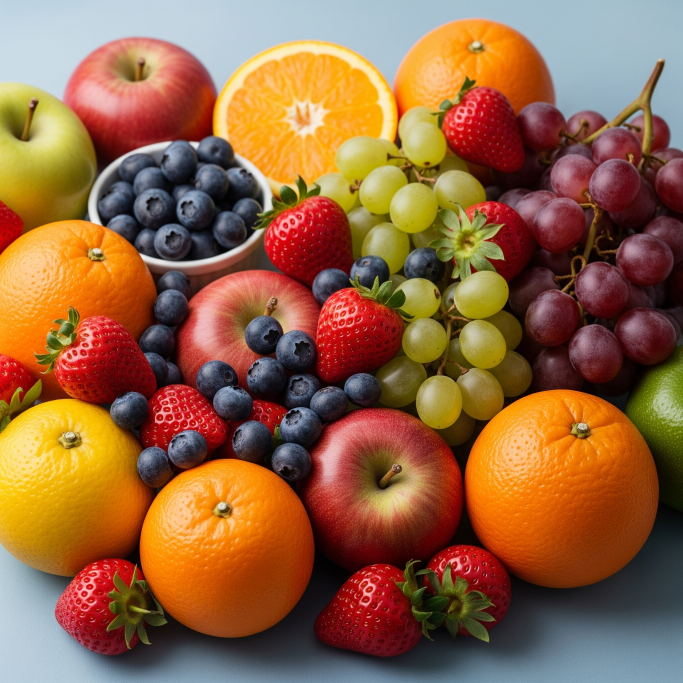
#> input picture fruits.jpg, 2048 x 2048 px, found by its file name (shown at 1/3 size)
$ python test_manual.py
#> lines starting #> are read from the running program, lines starting #| are printed output that depends on the picture
### ImageProcessor/ImgProc.py

import numpy as np
import cv2

class ImageProcessorError(Exception):
    pass


class ImageProcessor:

    def __init__(self, image_path: str):
        """
        Initializes the ImageProcessor with an image path.
        Convert to RGB format after loading.

        Args:
            image_path (str): Path to the image file
        """
#> called with image_path = './fruits.jpg'
        try:
            self.image = cv2.imread(image_path)
#> self.image is the input picture: shape (2048, 2048, 3); mean B, G, R 65.6, 100.2, 146.6
            if self.image is None:
                raise ImageProcessorError(f"Could not load image from path: {image_path}")
        except cv2.error as e:
            raise ImageProcessorError(f"Could not load image from path: {image_path}") from e
        self.image = cv2.cvtColor(self.image, cv2.COLOR_BGR2RGB)

    # [108 lines left out: functions resize, rotate, not called in this run]

    def crop(self, x1: int, y1: int, width: int | None = None, height: int | None = None, x2: int | None = None, y2: int  | None = None):
        """
        Crop the image to the specified rectangle.

        Args:
            x1 (int): The x-coordinate of the top-left corner
            y1 (int): The y-coordinate of the top-left corner
            width (int, optional): The width of the crop rectangle
            height (int, optional): The height of the crop rectangle
            x2 (int, optional): The x-coordinate of the bottom-right corner
            y2 (int, optional): The y-coordinate of the bottom-right corner
        """
#> called with x1 = 375, y1 = 1350, width = 600, height = 600
        if not isinstance(x1, int) or not isinstance(y1, int) or x1 < 0 or y1 < 0:
            raise ImageProcessorError("x1 and y1 must be non-negative integers.")
        if width is not None and (not isinstance(width, int) or width < 0):
            raise ImageProcessorError("width must be a non-negative integer.")
        if height is not None and (not isinstance(height, int) or height < 0):
            raise ImageProcessorError("height must be a non-negative integer.")
        if x2 is not None and (not isinstance(x2, int) or x2 <= x1):
            raise ImageProcessorError("x2 must be an integer greater than x1.")
        if y2 is not None and (not isinstance(y2, int) or y2 <= y1):
            raise ImageProcessorError("y2 must be an integer greater than y1.")
        if width is not None and height is not None:
            x2 = x1 + width
            y2 = y1 + height
        elif x2 is not None and y2 is not None:
            pass
        else:
            raise ImageProcessorError("Either width and height or x2 and y2 must be provided for cropping.")

        self.image = self.image[y1:y2, x1:x2]
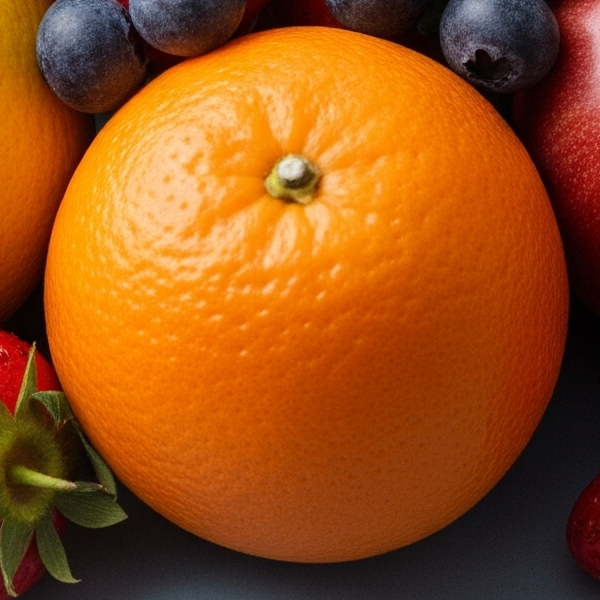
#> self.image: shape (600, 600, 3); mean R, G, B 152.4, 80, 22.7

    def draw_circle(self, center: tuple[int, int], radius: int, color_rgb: tuple[int, int, int] = (255, 255, 255), thickness: int = 2):
        """
        Draw a circle on the image.

        Args:
            center (tuple[int, int]): The (x, y) coordinates of the circle's center
            radius (int): The radius of the circle
            color_rgb (tuple[int, int, int]): The color of the circle in RGB format
            thickness (int): The thickness of the circle's outline. Use -1 for filled circle.
        """
#> called with center = (300, 300), radius = 100, color_rgb = (255, 255, 255), thickness = -1
        if not isinstance(center, tuple) or len(center) != 2:
            raise ImageProcessorError("center must be a tuple of two integers.")
        if not all(isinstance(c, int) and c >= 0 for c in center):
            raise ImageProcessorError("center coordinates must be non-negative integers.")
        if not isinstance(radius, int) or radius <= 0:
            raise ImageProcessorError("radius must be a positive integer.")
        if not isinstance(color_rgb, tuple) or len(color_rgb) != 3:
            raise ImageProcessorError("color_rgb must be a tuple of three integers.")
        for c in color_rgb:
            if not isinstance(c, int) or not (0 <= c <= 255):
                raise ImageProcessorError("RGB values must be integers in range 0..255.")
        if not isinstance(thickness, int):
            raise ImageProcessorError("thickness must be an integer.")

        cv2.circle(self.image, center, radius, color_rgb, thickness)

    def draw_rectangle(self, top_left: tuple[int, int], bottom_right: tuple[int, int], color_rgb: tuple[int, int, int] = (255, 255, 255), thickness: int = 2):
        """
        Draw a rectangle on the image.

        Args:
            top_left (tuple[int, int]): The (x, y) coordinates of the top-left corner
            bottom_right (tuple[int, int]): The (x, y) coordinates of the bottom-right corner
            color_rgb (tuple[int, int, int]): The color of the rectangle in RGB format
            thickness (int): The thickness of the rectangle's outline. Use -1 for filled rectangle.
        """
#> called with top_left = (50, 50), bottom_right = (200, 200), color_rgb = (0, 255, 255), thickness = 5
        if not isinstance(top_left, tuple) or len(top_left) != 2:
            raise ImageProcessorError("top_left must be a tuple of two integers.")
        if not isinstance(bottom_right, tuple) or len(bottom_right) != 2:
            raise ImageProcessorError("bottom_right must be a tuple of two integers.")
        if not all(isinstance(c, int) and c >= 0 for c in top_left + bottom_right):
            raise ImageProcessorError("corner coordinates must be non-negative integers.")
        if not isinstance(color_rgb, tuple) or len(color_rgb) != 3:
            raise ImageProcessorError("color_rgb must be a tuple of three integers.")
        for c in color_rgb:
            if not isinstance(c, int) or not (0 <= c <= 255):
                raise ImageProcessorError("RGB values must be integers in range 0..255.")
        if not isinstance(thickness, int):
            raise ImageProcessorError("thickness must be an integer.")

        cv2.rectangle(self.image, top_left, bottom_right, color_rgb, thickness)

    def annotate(self, text: str, position: tuple[int, int], font_scale: float = 1.0, color_rgb: tuple[int, int, int] = (255, 255, 255), thickness: int = 2):
        """
        Annotate the image with text.

        Args:
            text (str): The text to annotate
            position (tuple[int, int]): The (x, y) coordinates for the bottom-left corner of the text
            font_scale (float): Scale factor for the text size
            color_rgb (tuple[int, int, int]): The color of the text in RGB format
            thickness (int): The thickness of the text
        """
#> called with text = 'Hello World!', position = (50, 300), font_scale = 2, color_rgb = (255, 0, 255), thickness = 3
        if not isinstance(text, str):
            raise ImageProcessorError("text must be a string.")
        if not isinstance(position, tuple) or len(position) != 2:
            raise ImageProcessorError("position must be a tuple of two integers.")
        if not all(isinstance(c, int) and c >= 0 for c in position):
            raise ImageProcessorError("position coordinates must be non-negative integers.")
        if not isinstance(font_scale, (int, float)) or font_scale <= 0:
            raise ImageProcessorError("font_scale must be a positive number.")
        if not isinstance(color_rgb, tuple) or len(color_rgb) != 3:
            raise ImageProcessorError("color_rgb must be a tuple of three integers.")
        for c in color_rgb:
            if not isinstance(c, int) or not (0 <= c <= 255):
                raise ImageProcessorError("RGB values must be integers in range 0..255.")
        if not isinstance(thickness, int):
            raise ImageProcessorError("thickness must be an integer.")

        cv2.putText(self.image, text, position, cv2.FONT_HERSHEY_SIMPLEX, font_scale, color_rgb, thickness)
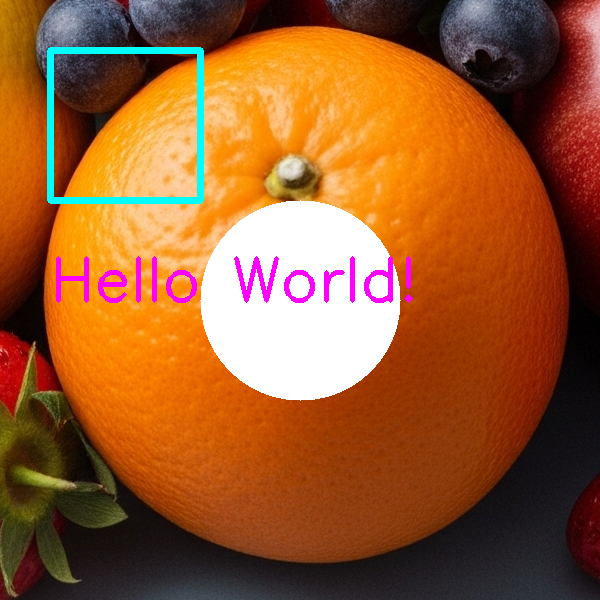
#> self.image: shape (600, 600, 3); mean R, G, B 153, 91.4, 47

### ImageProcessor/test_manual.py
import matplotlib.pyplot as plt
from ImgProc import ImageProcessor, ImageProcessorError


def app():
    image_path = './fruits.jpg'
    try:
        processor = ImageProcessor(image_path)
        # [5 lines of commented-out code are left out]
        processor.crop(x1=375, y1=1350, width=600, height=600)
        # processor.draw_circle(center=(300, 300), radius=100, color_rgb=(255, 255, 0), thickness=5)
        # processor.draw_circle(center=(300, 300), radius=100)
        processor.draw_circle(center=(300, 300), radius=100, thickness=-1)  # filled circle
        processor.draw_rectangle(top_left=(50, 50), bottom_right=(200, 200), color_rgb=(0, 255, 255), thickness=5)
        processor.annotate(text="Hello World!", position=(50, 300), font_scale=2, color_rgb=(255, 0, 255), thickness=3)
    except ImageProcessorError as e:
        print(f"Error: {e}")
        return
    plt.imshow(processor.image)
    plt.show()


# Access point for example use
if __name__ == "__main__":
    app()
